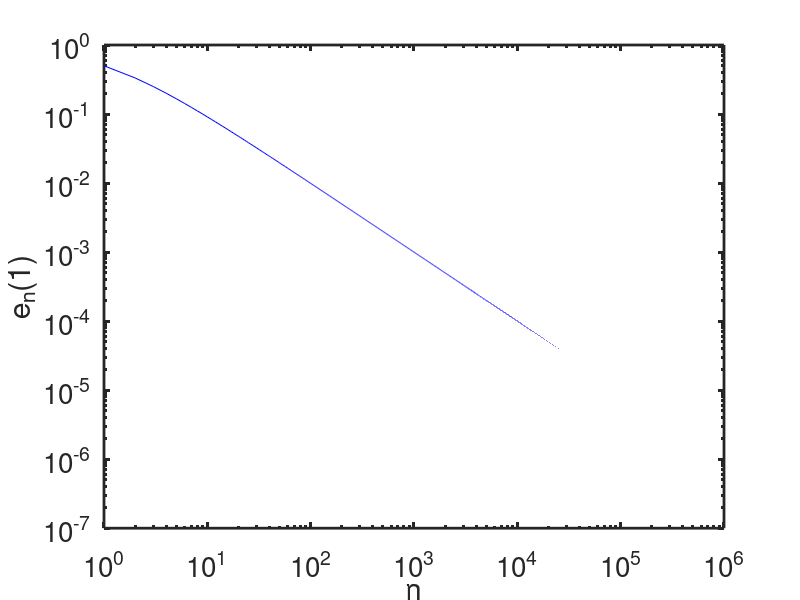

The MATLAB source for this figure:
% Introduccion a Octave - 2021 - FCAI-UNCuyo - MoCCAI
% 
% Trabajo Practico 4 - Ejercicio 1
% Serie uniformemente convergente para x en el intervalo [0,1].
clc
clear
close all

%----------------------------------------------------------
% 1) x=1, error de corte e_N = 1e-06

N = 1e6; % proponemos un valor de N muy grande
         % esta forma de proceder implica un calculo mas eficiente a expensas
         % de consumir mas memoria (ver e_n en linea 16).
         
%inicializamos valores 
x   = 1;
s_k = 0;         %valor acumulado de los terminos de la serie 
e_n = ones(N,1); %vector que guarda los errores de sumar solo k-terminos

k   = 1;
e_k = 1;
while (e_k>1e-06)
    y_k  = k*k + k*x;   %k-esimo termino de la serie
    s_k  = s_k + 1/y_k; %valor acumulado de los terminos de la serie
    
    e_k  = abs(1-s_k);  %error hasta el k-esimo valor de la serie
    e_n(k) = e_k;       %guardamos en e_n el error 
    
    if mod(k,50000) == 0 %monitoreamos cada 50000 terminos
        printf("k=%6d  e_k=%6.2e\n", k, e_k);
    endif
    k = k+1;
end

% N : numero de terminos que deben ser considerados para que el valor 
%     aproximado tenga un error a lo sumo de 1e-6
N   =k-1;  %porque se suma 1 en la ultima linea del while
e_n = e_n(1:N);

printf("N=%d  e_N=%g | phi(1)=1  aprox_phi(1)=%9.7f\n", N, e_n(N), s_k);

figure(1);clf
loglog(1:N,e_n,'-b')
xlabel('n','fontsize',24)
ylabel('e_n(1)','fontsize',24)
set(gca,'fontsize',20,'linewidth',2)

%----------------------------------------------------------
% 2) x=0.5, error de truncamiento = 0.5e-08


%----------------------------------------------------------
% 3)
